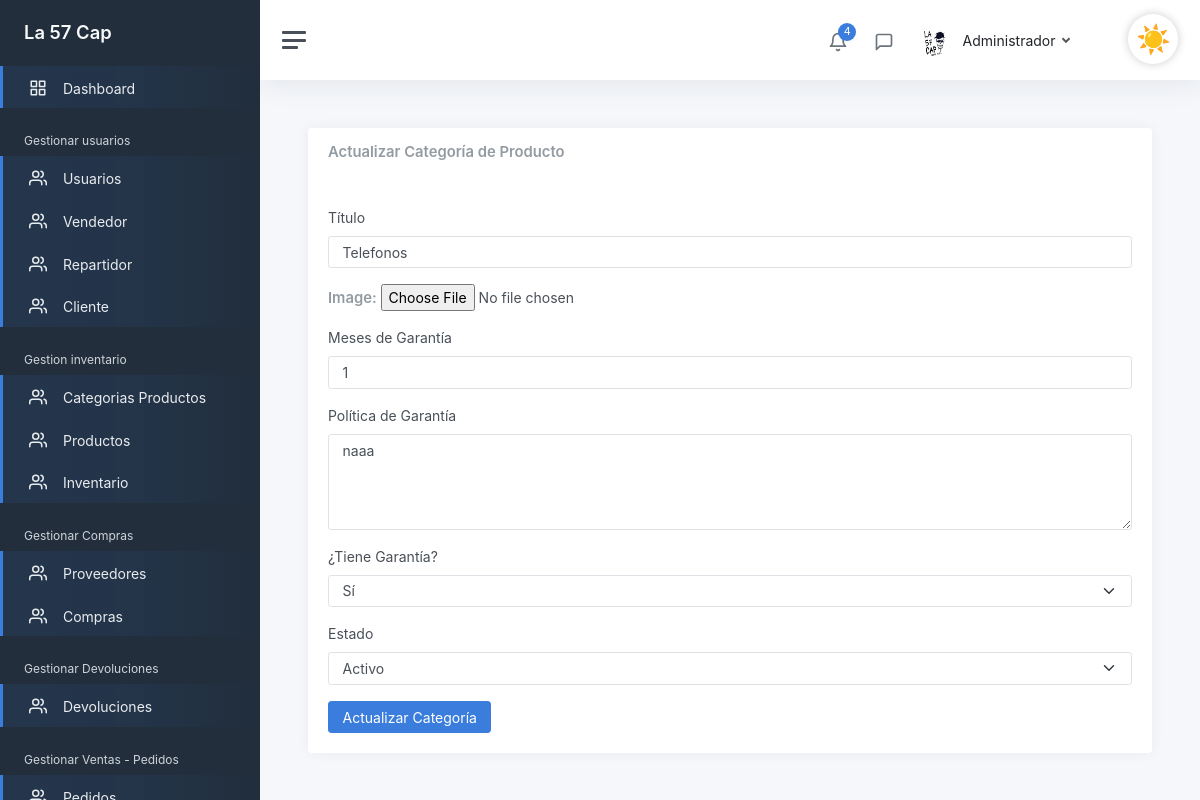
The page /admin/ActualizarCategoriaProducto?id=5 (signed in) on the database as committed earlier.
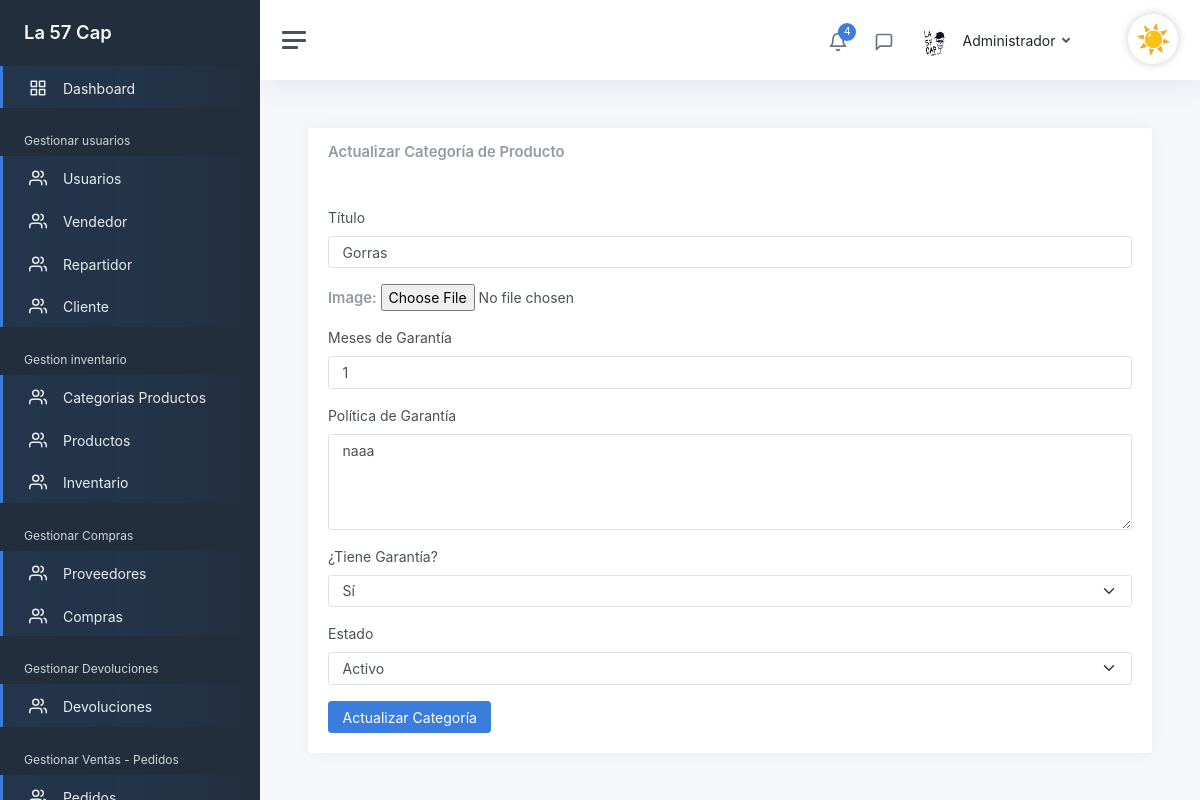
The same page on the database as committed later.
### tables this page shows
CREATE TABLE `categoria_producto`  (
  `idcategoria_producto` int(0) NOT NULL AUTO_INCREMENT,
  `foto` varchar(150) NULL DEFAULT NULL,
  `garantias_meses` int(0) NOT NULL,
  `titulo` varchar(80) NOT NULL,
  `politica_garantia` varchar(500) NOT NULL,
  `tiene_garantia` tinyint(0) NOT NULL,
  `eliminado` tinyint(0) NULL DEFAULT 0,
  `estado` varchar(30) NULL DEFAULT NULL,
  PRIMARY KEY (`idcategoria_producto`) USING BTREE
);

### controllers/CategoriaProductoController.php (called while the page is built, shortened)
<?php
class CategoriaProductoController
{
    public static function ActualizarCategoria(Router $router)
    {
        $id = $_GET['id'] ?? null;
        $categoria = CategoriaProducto::find($id, 'idcategoria_producto');
        $alertas = [];
        $router->renderAdmin('Admin/categorias_producto/ActualizarCategoriaProducto', [
            'categoria' => $categoria,
            'alertas' => $alertas,
            'titulo' => 'Actualizar Categoría de Producto'
        ]);
    }
}

### public/index.php (called while the page is built, shortened)
<?php
$router = new Router();
$router->get('/login', [LoginController::class, 'login']);
$router->post('/login', [LoginController::class, 'login']);
$router->get('/logout', [LoginController::class, 'logout']);
$router->get('/olvide-cuenta', [UsuarioController::class, 'olvide']);
$router->post('/olvide-cuenta', [UsuarioController::class, 'olvide']);
$router->get('/recuperar-cuenta', [UsuarioController::class, 'recuperar']);
$router->post('/recuperar-cuenta', [UsuarioController::class, 'recuperar']);
$router->get('/confirmar-cuenta', [UsuarioController::class, 'confirmarCuenta']);
$router->post('/confirmar-cuenta', [UsuarioController::class, 'confirmarCuenta']);
$router->get('/crear-cuenta', [RegistroController::class, 'crearCuenta']);
$router->post('/crear-cuenta', [RegistroController::class, 'crearCuenta']);
$router->get('/mensaje-confirmacion', [RegistroController::class, 'mensajeConfirmacion']);
$router->get('/reenviar-confirmacion', [RegistroController::class, 'reenviarConfirmacion']);
$router->post('/reenviar-confirmacion', [RegistroController::class, 'reenviarConfirmacion']);
$router->get('/', [LandingController::class, 'index']);
$router->get('/cliente/pedidos', [ClientePanelController::class, 'pedidos']);
$router->get('/cliente/devolucion', [ClienteController::class, 'solicitarDevolucion']);
$router->post('/cliente/devolucion', [ClienteController::class, 'registrarDevolucion']);
$router->post('/cliente/devolucion/guardar', [ClienteController::class, 'guardarDevolucion']);
$router->get('/tienda', [TiendaController::class, 'shop']);
$router->post('/tienda', fn: [TiendaController::class, 'shop']);
$router->get('/producto', [ProductoController::class, 'ver']);
$router->get('/carrito', [CarritoController::class, 'mostrar']);
$router->get('/carrito/agregar', [CarritoController::class, 'agregar']);
$router->get('/carrito/eliminar', [CarritoController::class, 'eliminar']);
$router->post('/carrito/actualizar', [CarritoController::class, 'actualizar']);
$router->get('/checkout', [CheckoutController::class, 'mostrar']);
$router->post('/checkout/confirmar', [CheckoutController::class, 'confirmar']);
$router->get('/checkout/exito', [CheckoutController::class, 'exito']);
$router->get('/cliente/pedido', [ClienteController::class, 'pedido']);
$router->post('/cliente/calificar', [ClientePanelController::class, 'calificarPedido']);
$router->get('/cliente/calificar', [ClientePanelController::class, 'calificarPedido']);
$router->get('/SobreNosotros', [LandingController::class, 'about']);
$router->get('/Contactanos', [LandingController::class, 'contact']);
$router->get('/admin', [AdminController::class, 'Admin']);
$router->post('/admin', [AdminController::class, 'Admin']);
$router->get('/admin/GestionarUsuario', [UsuarioController::class, 'GestionarUsuario']);
$router->post('/admin/GestionarUsuario', [UsuarioController::class, 'GestionarUsuario']);
$router->get('/admin/CrearUsuario', [UsuarioController::class, 'crearUsuario']);
$router->post('/admin/CrearUsuario', [UsuarioController::class, 'crearUsuario']);
$router->get('/admin/ActualizarUsuario', [UsuarioController::class, 'ActualizarUsuario']);
$router->post('/admin/ActualizarUsuario', [UsuarioController::class, 'ActualizarUsuario']);
$router->get('/admin/EliminarUsuario', [UsuarioController::class, 'EliminarUsuario']);
$router->post('/admin/EliminarUsuario', [UsuarioController::class, 'EliminarUsuario']);
$router->get('/admin/Dashboard', [DashBoardController::class, 'Dashboard']);
$router->post('/admin/Dashboard', [DashBoardController::class, 'Dashboard']);
$router->get('/admin/GestionarCliente', [ClienteController::class, 'GestionarCliente']);
$router->post('/admin/GestionarCliente', [ClienteController::class, 'GestionarCliente']);
$router->get('/admin/GestionarVendedores', [VendedorController::class, 'GestionarVendedores']);
$router->post('/admin/GestionarVendedores', [VendedorController::class, 'GestionarVendedores']);
$router->get('/admin/CrearVendedor', [VendedorController::class, 'crearvendedor']);
$router->post('/admin/CrearVendedor', [VendedorController::class, 'crearvendedor']);
$router->get('/admin/ActualizarVendedor', [VendedorController::class, 'ActualizarVendedor']);
$router->post('/admin/ActualizarVendedor', [VendedorController::class, 'ActualizarVendedor']);
$router->post('/admin/EliminarVendedor', [VendedorController::class, 'EliminarVendedor']);
$router->get('/admin/GestionarRepartidor', [RepartidorControllers::class, 'GestionarRepartidores']);
$router->post('/admin/GestionarRepartidor', [RepartidorControllers::class, 'GestionarRepartidores']);
$router->get('/admin/CrearRepartidor', [RepartidorControllers::class, 'CrearRepartidor']);
$router->post('/admin/CrearRepartidor', [RepartidorControllers::class, 'CrearRepartidor']);
$router->get('/admin/ActualizarRepartidor', [RepartidorControllers::class, 'ActualizarRepartidor']);
$router->post('/admin/ActualizarRepartidor', [RepartidorControllers::class, 'ActualizarRepartidor']);
$router->post('/admin/EliminarRepartidor', [RepartidorControllers::class, 'EliminarRepartidor']);
$router->get('/admin/GestionarProveedores', [ProveedorController::class, 'GestionarProveedores']);
$router->post('/admin/GestionarProveedores', [ProveedorController::class, 'GestionarProveedores']);
$router->get('/admin/CrearProveedor', [ProveedorController::class, 'CrearProveedor']);
$router->post('/admin/CrearProveedor', [ProveedorController::class, 'CrearProveedor']);
$router->get('/admin/ActualizarProveedor', [ProveedorController::class, 'ActualizarProveedor']);
$router->post('/admin/ActualizarProveedor', [ProveedorController::class, 'ActualizarProveedor']);
$router->post('/admin/EliminarProveedor', [ProveedorController::class, 'EliminarProveedor']);
$router->get('/admin/GestionarCategoriaProducto', [CategoriaProductoController::class, 'GestionarCategorias']);
$router->post('/admin/GestionarCategoriaProducto', [CategoriaProductoController::class, 'GestionarCategorias']);
$router->get('/admin/CrearCategoriaProducto', [CategoriaProductoController::class, 'CrearCategoria']);
$router->post('/admin/CrearCategoriaProducto', [CategoriaProductoController::class, 'CrearCategoria']);
$router->get('/admin/ActualizarCategoriaProducto', [CategoriaProductoController::class, 'ActualizarCategoria']);
$router->post('/admin/ActualizarCategoriaProducto', [CategoriaProductoController::class, 'ActualizarCategoria']);
$router->post('/admin/EliminarCategoriaProducto', [CategoriaProductoController::class, 'EliminarCategoria']);
$router->get('/admin/GestionarProducto', [ProductoController::class, 'GestionarProductos']);
$router->post('/admin/GestionarProducto', [ProductoController::class, 'GestionarProductos']);
$router->get('/admin/CrearProducto', [ProductoController::class, 'CrearProducto']);
$router->post('/admin/CrearProducto', [ProductoController::class, 'CrearProducto']);
$router->get('/admin/ActualizarProducto', [ProductoController::class, 'ActualizarProducto']);
$router->post('/admin/ActualizarProducto', [ProductoController::class, 'ActualizarProducto']);
$router->post('/admin/EliminarProducto', [ProductoController::class, 'EliminarProducto']);
$router->get('/admin/GenerarCodigoBarras', [ProductoController::class, 'VerCodigoBarras']);
$router->get('/admin/DescargarCodigoBarras', [ProductoController::class, 'DescargarCodigoBarras']);
$router->get('/admin/VerProducto', [ProductoController::class, 'VerProducto']);
$router->get('/admin/InventarioGeneral', [InventarioController::class, 'GestionarInventario']);
$router->get('/admin/GestionarCompras', [CompraController::class, 'GestionarCompras']);
$router->get('/admin/CrearCompra', [CompraController::class, 'CrearCompra']);
$router->post('/admin/CrearCompra', [CompraController::class, 'CrearCompra']);
$router->get('/admin/DetalleCompra', [CompraController::class, 'VerDetalleCompra']);
$router->get('/admin/devoluciones', [DevolucionController::class, 'gestionar']);
$router->get('/admin/devoluciones/detalle', [DevolucionController::class, 'detalle']);
$router->post('/admin/devoluciones/aprobar', [DevolucionController::class, 'aprobar']);
$router->post('/admin/devoluciones/rechazar', [DevolucionController::class, 'rechazar']);
$router->post('/admin/devoluciones/visitar-tienda', [DevolucionController::class, 'visitarTienda']);
$router->get('/admin/historialPedidos', [AdminController::class, 'verPedidos']);
$router->get('/admin/calificaciones', [AdminController::class, 'verCalificaciones']);
$router->get('/admin/detalle-calificacion', [AdminController::class, 'detalleCalificacion']);
$router->get('/Vendedor', [VendedorController::class, 'Vendedor']);
$router->get('/vendedor/realizar-venta', [VendedorController::class, 'realizarVenta']);
$router->post('/vendedor/realizar-venta', [VendedorController::class, 'realizarVenta']);
$router->get('/vendedor/ticket', [VendedorController::class, 'ticket']);
$router->get('/vendedor/ticket-pdf', [VendedorController::class, 'ticketPDF']);
$router->get('/api/producto', [ApiVentaController::class, 'buscar']);
$router->get('/api/cliente', [ApiVentaController::class, 'buscarCliente']);
$router->get('/vendedor/pedidos', [VendedorController::class, 'listarPedidosPendientes']);
$router->get('/vendedor/inventario', [InventarioController::class, 'Inventario']);
$router->get('/vendedor/VerProducto', [VendedorController::class, 'VerProducto']);
$router->get('/vendedor/GenerarCodigoBarras', [VendedorController::class, 'VerCodigoBarras']);
$router->get('/vendedor/DescargarCodigoBarras', [VendedorController::class, 'DescargarCodigoBarras']);
$router->get('/vendedor/atender-pedido', [VendedorController::class, 'atenderPedido']);
$router->get('/vendedor/asignar-repartidor', [VendedorController::class, 'asignarRepartidorVista']);
$router->post('/vendedor/asignar-repartidor', [VendedorController::class, 'asignarRepartidor']);
$router->get('/Repartidor', [RepartidorControllers::class, 'Repartidor']);
$router->get('/repartidor/pedidos-en-camino', [RepartidorControllers::class, 'pedidosEnCamino']);
$router->post('/repartidor/confirmar-entrega', [RepartidorControllers::class, 'confirmarEntrega']);
$router->get('/repartidor/pedido', [RepartidorControllers::class, 'verDetalle']);
$router->comprobarRutas();

### models/ActiveRecord.php (called while the page is built, shortened)
<?php
class ActiveRecord
{
    protected static $db;
    protected static $tabla = '';
    public static function setDB($database)
    {
        self::$db = $database;
    }
    public static function consultarSQL($query)
    {
        $resultado = self::$db->query($query);
        $array = [];
        while ($registro = $resultado->fetch_assoc()) {
            $array[] = static::crearObjeto($registro);
        }
        return $array;
    }
    protected static function crearObjeto($registro)
    {
        $objeto = new static;
        foreach ($registro as $key => $value) {
            if (property_exists($objeto, $key)) {
                $objeto->$key = $value;
            }
        }
        return $objeto;
    }
    public static function find($id, $columna)
    {
        $query = "SELECT * FROM " . static::$tabla . " WHERE {$columna} = {$id}";
        $resultado = self::consultarSQL($query);
        return array_shift($resultado);
    }
}

### includes/funciones.php (called while the page is built, shortened)
<?php
function s($html): string
{
    $s = htmlspecialchars($html);
    return $s;
}

### views/formularios/CategoriaProducto.php (the view, shortened to what the changed rows need)
<div class="mb-3">
    <label for="titulo" class="form-label">Título</label>
    <input type="text" class="form-control" id="titulo" name="categoria[titulo]"
           value="<?php echo s($categoria->titulo) ?? ''; ?>" required>
</div>
<div class="mb-3">
    <label for="garantias_meses" class="form-label">Meses de Garantía</label>
    <input type="number" class="form-control" id="garantias_meses" name="categoria[garantias_meses]"
           value="<?php echo s($categoria->garantias_meses) ?? ''; ?>" required>
</div>
<div class="mb-3">
    <label for="politica_garantia" class="form-label">Política de Garantía</label>
    <textarea class="form-control" id="politica_garantia" name="categoria[politica_garantia]" rows="4" required><?php echo s($categoria->politica_garantia) ?? ''; ?></textarea>
</div>
<div class="mb-3">
    <label for="tiene_garantia" class="form-label">¿Tiene Garantía?</label>
    <select class="form-select" id="tiene_garantia" name="categoria[tiene_garantia]" required>
        <option value="1" <?php echo ($categoria->tiene_garantia == "1") ? 'selected' : ''; ?>>Sí</option>
    </select>
</div>
<div class="mb-3">
    <label for="estado" class="form-label">Estado</label>
    <select class="form-select" id="estado" name="categoria[estado]">
        <option value="1" <?php echo ($categoria->estado == "1") ? 'selected' : ''; ?>>Activo</option>
    </select>
</div>

Rows that differ between the two databases and show on the page:
changed categoria_producto "naaa": titulo "Telefonos" → "Gorras"
